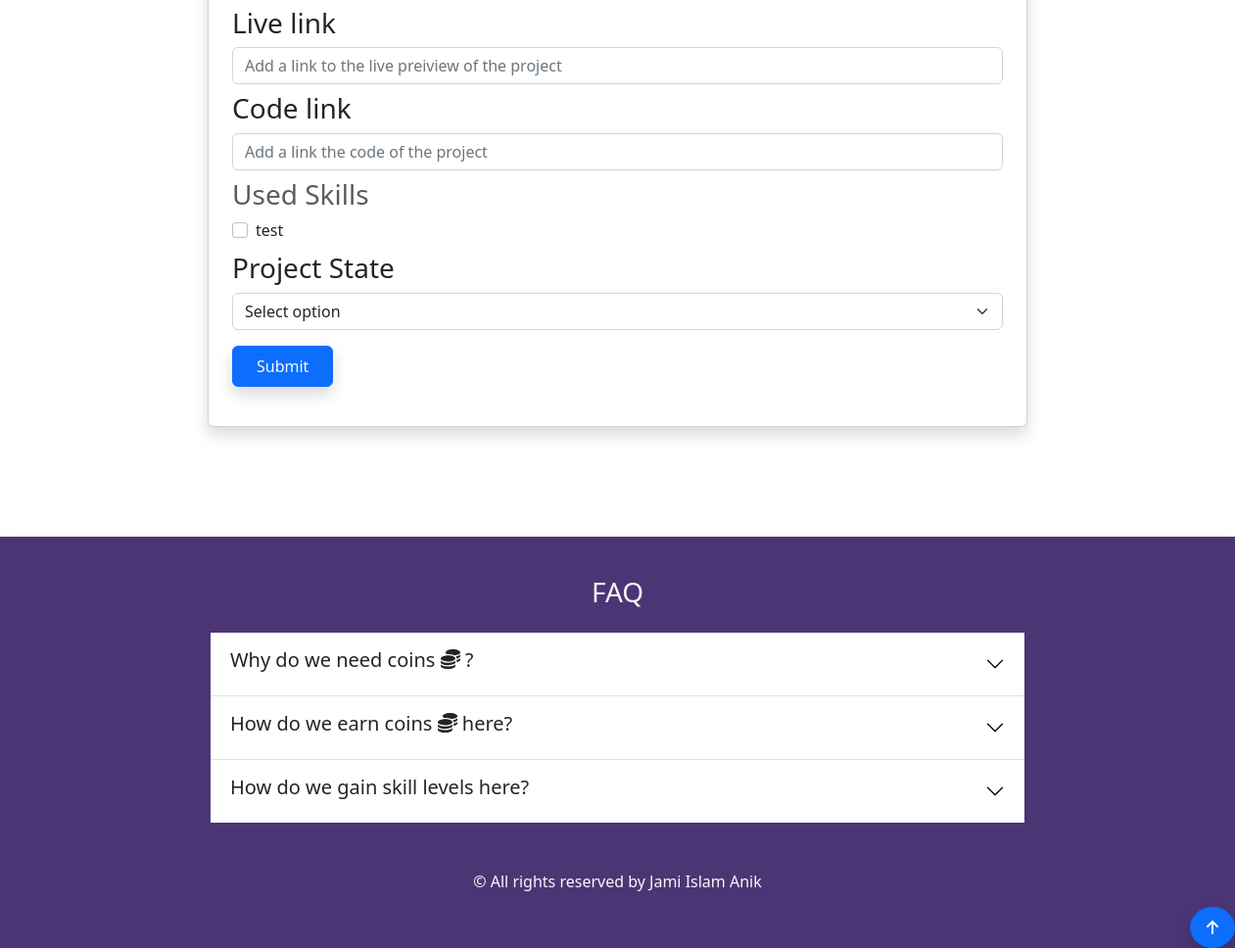
Before: /project/create/?page=create (signed in, lower part) with the older database file.
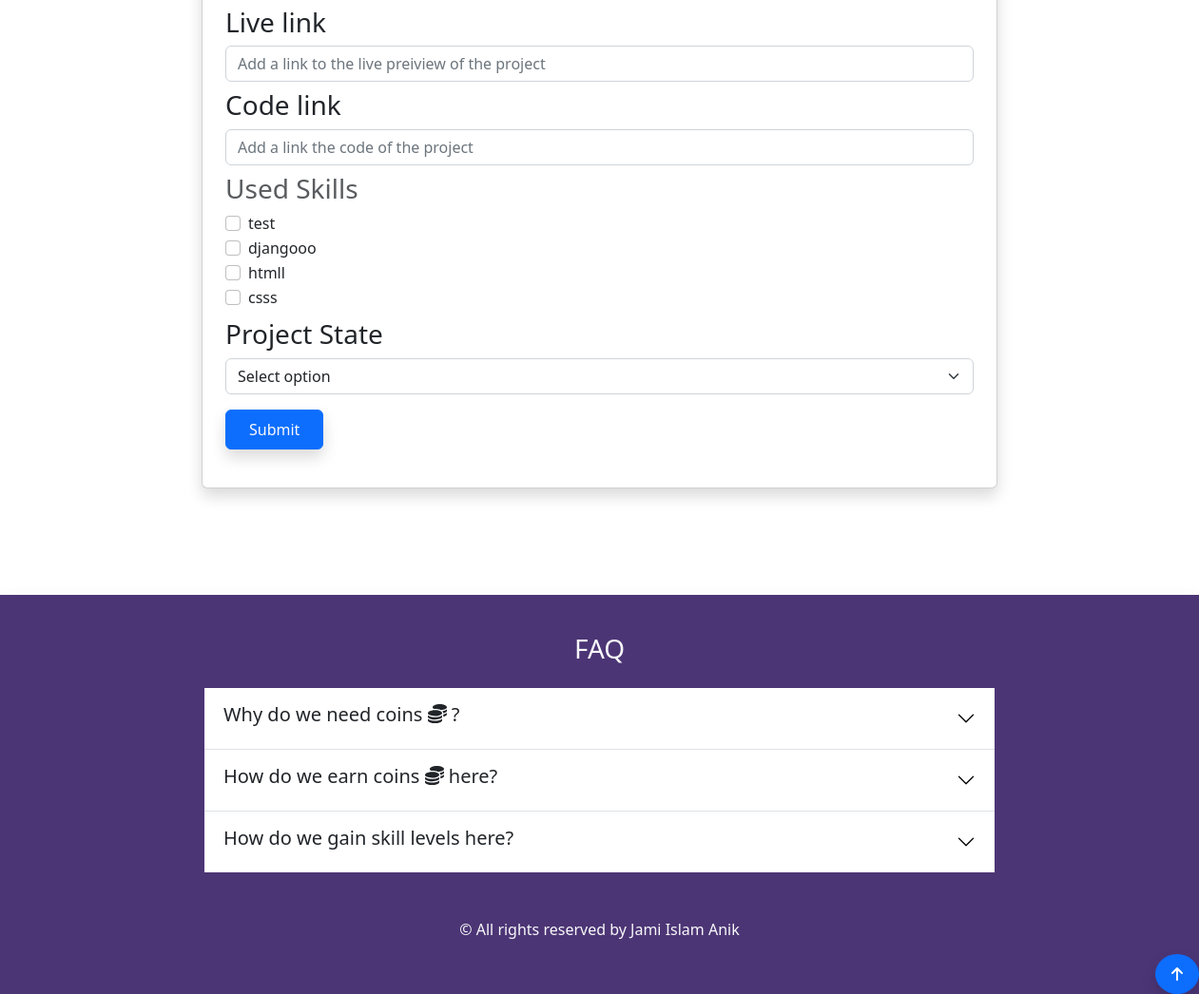
After: the same page with the newer database file.
### skill/models.py (models this page shows, shortened)
class Skill(models.Model):
    SKILL_TYPE_CHOICES = (
        ('Programming Language','Programming Language'),
        ('Database','Database'),
        ('Hosting Platform','Hosting Platform'),
        ('Coding Utility','Coding Utility'),
        ('Frontend Framework','Frontend Framework'),
        ('Backend Framework','Backend Framework'),
        ('Machine Learning Tool','Machine Learning Tool'),
        ('Data Science Tool','Data Science Tool'),
        ('Artificial Intelligence Tool','Artificial Intelligence Tool')
    )
    skill_type = models.CharField(max_length=200,choices=SKILL_TYPE_CHOICES,null=True,blank=True)
    note = GenericRelation(Note)
    owner = models.ForeignKey(Profile, on_delete=models.CASCADE,null=True,blank=True,default="Coding Utility")
    title = models.CharField(max_length=255)
    description = models.TextField(max_length=500,null=True,blank=True)
    skill_level = models.IntegerField(default=1)
    current_point = models.IntegerField(default=0)
    learning = models.BooleanField(default=True)
    started_learning = models.DateField(null=True,blank=True,auto_now_add=True)
    def __str__(self):
        return self.title
    class Meta:
        ordering = ['-skill_level','-current_point']

### project/views.py (the view, shortened to what this page needs)
# urls.py: path('create/',views.project_form_page,name='project-form-page-create'),
@login_required(login_url='login-page')
def project_form_page(request):
    if request.GET.get('page') == 'create':
        profile = request.user.profile
        skill_queryset = profile.skill_set.all()
        form = ProjectForm()
        context ={
        'form':form,
        'page':'create',
        'skill_queryset':list(skill_queryset),
    }
    return render(request, 'project/project_form_page.html',context)

### project/forms.py
class ProjectForm(ModelForm):
    class Meta:
        model = Project
        fields = ('title','project_image','description','live_link','code_link')
        widgets ={
            'title':forms.TextInput(attrs={'class':'form-control','placeholder':'KeepTrack'}),
            'project_image':forms.FileInput(attrs={'class':'form-control'}),
            'description':forms.Textarea(attrs={'class':'form-control','placeholder':'This web app tracks your skill'}),
            'live_link':forms.URLInput(attrs={'class':'form-control','placeholder':'Add a link to the live preiview of the project'}),
            'code_link':forms.URLInput(attrs={'class':'form-control','placeholder':'Add a link the code of the project'}),
        }

### project/templates/project/project_form_page.html (shortened to what this page needs)
{% extends 'base.html' %}
{% block content %}
<div class="container my-4">
    <div class="card shadow rounded p-4 w-75 mx-auto">
        <form action="" method="POST" enctype="multipart/form-data">
            {% for field in form %}
            <h3 class="my-2">{{field.label}}</h3>
            {{field}}
            {% endfor %}
            {% if skill_queryset %}
            <h3 class="text-muted my-2">Used Skills</h3>
            {% for skill in skill_queryset %}
            <div class="form-check">
                <input type="checkbox" class="form-check-input" id="checkDefault1" name="skills" value="{{ skill.id }}">
                <label class="form-check-label" for="checkDefault1">{{skill}}</label>
            </div>
            {% endfor %}
            {% elif not skill_queryset and page == 'create' %}
            <h3 class="text-muted my-2">Used Skills</h3>
            <p>Please add some skills before you add a project.</p>
            {% endif %}
            <label for="inputSelect" class="form-label h3 my-2">Project State</label>
            <select class="form-select" aria-label="Default select" id="inputSelect" name="state">
                <option selected="">Select option</option>
            </select>
            <input type="submit" class="btn btn-primary text-light shadow rounded p-2 px-4 my-3" value="Submit">
        </form>
    </div>
</div>
{% endblock %}

Changed rows visible on the page:
added Skill: title "djangooo"
added Skill: title "htmll"
added Skill: title "csss"
